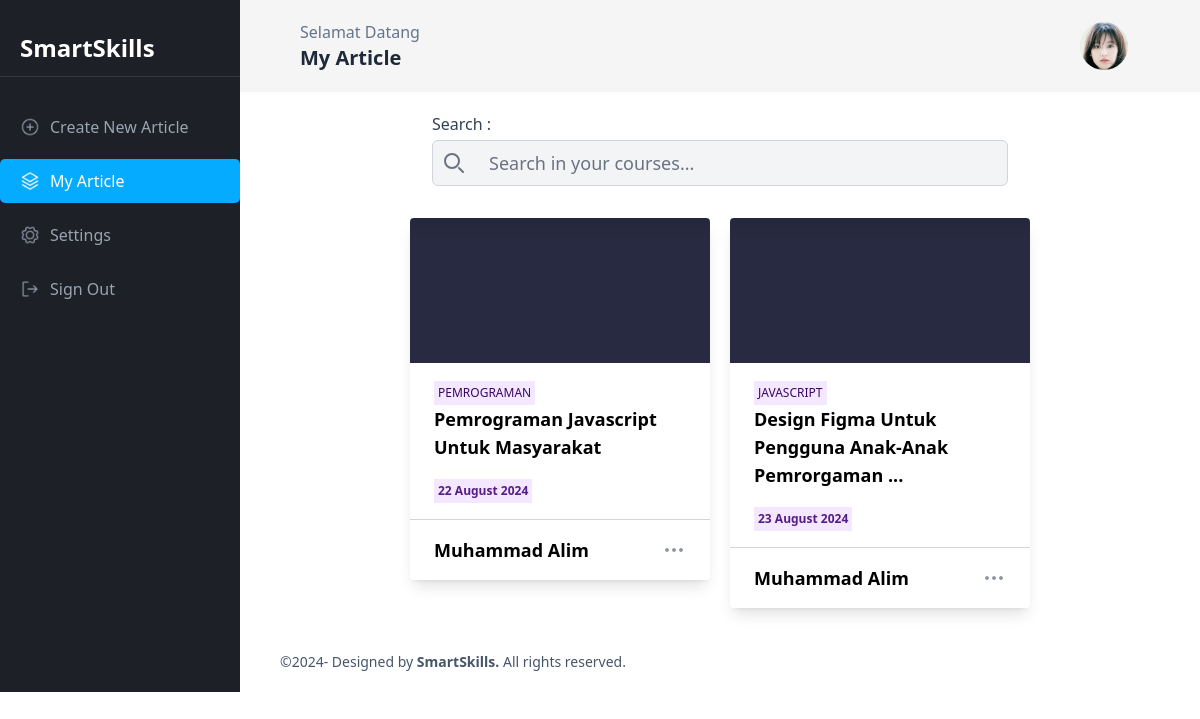
/myArticleAg.php (signed in), run on the app's committed database.
### tables this page shows
CREATE TABLE `agent` (
  `id_agent` int(11) NOT NULL,
  `username` varchar(50) NOT NULL,
  `email` varchar(50) NOT NULL,
  `password` varchar(255) NOT NULL,
  `nama_agent` varchar(100) NOT NULL,
  `instansi` varchar(100) NOT NULL,
  `nik` varchar(255) NOT NULL,
  `no_hp` char(13) NOT NULL,
  `title` varchar(100) NOT NULL,
  `biography` text NOT NULL,
  `foto` varchar(255) NOT NULL DEFAULT 'Image.png'
);

CREATE TABLE `artikel` (
  `id_artikel` int(11) NOT NULL,
  `id_agent` int(11) NOT NULL,
  `judul` varchar(255) NOT NULL,
  `kategori` varchar(255) NOT NULL,
  `artikel` text NOT NULL,
  `header1` varchar(255) NOT NULL,
  `artikel1` text NOT NULL,
  `header2` varchar(255) NOT NULL,
  `artikel2` varchar(255) NOT NULL,
  `tgl_membuat` date NOT NULL,
  `foto` varchar(255) NOT NULL
);

### functions/function/selectData.php (called while the page is built)
<?php
require __DIR__ . "/../../functions/koneksi.php";
function query($query){
    global $conn;
    $query = "$query";
    $result = mysqli_query($conn, $query);
    $rows = [];
    while($row = mysqli_fetch_assoc($result)){
        $rows[] = $row;
    }
    return $rows;
}
?>

### myArticleAg.php (the view, shortened to what this page needs)
<?php
require __DIR__ . "/functions/function/selectData.php";
$id_agent = $_SESSION['id_agent'];
$agent = query("SELECT * FROM agent WHERE id_agent = '$id_agent'")[0];
$artikel = query("SELECT * FROM agent INNER JOIN artikel ON agent.id_agent=artikel.id_agent WHERE agent.id_agent = '$id_agent'");
$page_location = "http://$_SERVER[HTTP_HOST]$_SERVER[REQUEST_URI]";
$file_name = basename(__FILE__);
if (strpos($page_location, $file_name) !== false) {
    $page_location = "My Article";
}
?>
<!DOCTYPE html>
<html lang="en">
<head>
    <link rel="stylesheet" href="style/myArticleAg.css">
    <link rel="stylesheet" href="style/includes/sidebar.css">
    <script src="https://cdn.tailwindcss.com?plugins=forms,typography,aspect-ratio,line-clamp,container-queries">
    </script>
</head>
<body>
    <div class="flex flex-row">
        <?php include_once 'includes/sidebarAg.php'; ?>
        <div class="content-account">
            <?php include_once 'includes/upperContentAg.php'; ?>
            <div class="mt-5" id="main-content">
                <div class="flex flex-col justify-center ">
                    <div class="flex justify-center w-full mb-8">
                        <div class="flex flex-col w-3/5">
                            <label for="keyword" class="mb-1 text-md text-slate-700">Search :</label>
                            <div class="relative">
                                <div class="absolute inset-y-0 start-0 flex items-center ps-3 pointer-events-none">
                                </div>
                                <input type="search" id="keyword"
                                    class="block w-full p-2 py-2 ps-14 text-lg text-gray-900 border border-gray-300 bg-gray-100 rounded-md"
                                    placeholder="Search in your courses..." required />
                            </div>
                        </div>
                    </div>
                    <div class="flex justify-center w-full">
                        <div class="flex justify-center flex-wrap gap-5" id="table-content">
                            <?php foreach ($artikel as $value): ?>
                                <div class="relative" id="card">
                                    <div class="rounded overflow-hidden shadow-lg" style="max-width: 300px">
                                        <img class="w-full" src="assets/fotoUploads/<?= $value['foto'] ?>" alt="Sunset in the mountains">
                                        <div class="px-6 py-4">
                                            <div class="px-1 py-1 bg-purple-100 inline-block text-xs font-medium text-purple-950"><?= strtoupper($value['kategori']) ?></div>
                                            <div class="font-bold text-lg mb-4"><?php
                                                                                $artikel_judul = $value['judul'];
                                                                                $maxLength = 50;
                                                                                if (strlen($artikel_judul) > $maxLength) {
                                                                                    $artikel_judul = substr($artikel_judul, 0, $maxLength) . '...';
                                                                                }
                                                                                echo $artikel_judul;
                                                                                ?> </div>
                                            <div class="px-1 py-1 bg-purple-100 inline-block text-xs font-bold text-purple-900"><?= date('d F Y', strtotime($value['tgl_membuat'])) ?></div>
                                        </div>
                                        <div class="flex justify-between items-center px-6 py-4 border-t border-gray-300 shadow-md">
                                            <div class="font-bold text-lg">
                                                <?= $value['nama_agent'] ?>
                                            </div>
                                            <img class="open-option" src="assets/icon/DotsThree.png" alt="">
                                        </div>
                                    </div>
                                </div>
                            <?php endforeach; ?>
                        </div>
                    </div>
                </div>
                <footer class="pt-3 mt-8">
                    <p class="text-sm text-slate-600">&copy;2024- Designed by <b>SmartSkills.</b> All rights reserved.</p>
                </footer>
            </div>
        </div>
    </div>
</body>
</html>

### includes/upperContentAg.php (shortened to what this page needs)
<div class="flex justify-between items-center" id="upper-content">
    <div>
        <p class="text-slate-500 font-medium">Selamat Datang</p>
        <p class="text-slate-800 font-bold text-xl"><?=$page_location?></p>
    </div>
    <div class="flex justify-center gap-5 p-3 items-center">
        <div class="flex">
            <img src="assets/fotoUploads/<?=$agent['foto']?>" alt=""
                style="height: 48px; width: 48px; object-fit: cover; object-position: center; border-radius: 100%">
        </div>
    </div>
</div>

### style/myArticleAg.css (style rules this page uses)
.content-account { width: 80%; }
#card .open-option { cursor: pointer; }
footer { margin: 0 40px; margin-top: 20px; transition: 0.5s; padding-bottom: 20px; }

### style/includes/sidebar.css (style rules this page uses)
#upper-content { background-color: whitesmoke; padding: 10px 60px; }

### data on the page
agent: foto (picture)
artikel: foto (picture), kategori "PEMROGRAMAN", judul "Pemrograman Javascript Untuk Masyarakat", tgl_membuat "22 August 2024", id_agent.nama_agent "Muhammad Alim"
artikel: foto (picture), kategori "JAVASCRIPT", judul "Design Figma Untuk Pengguna Anak-Anak Pemrorgaman ...", tgl_membuat "23 August 2024", id_agent.nama_agent "Muhammad Alim"

### other printed values
$page_location "My Article"
